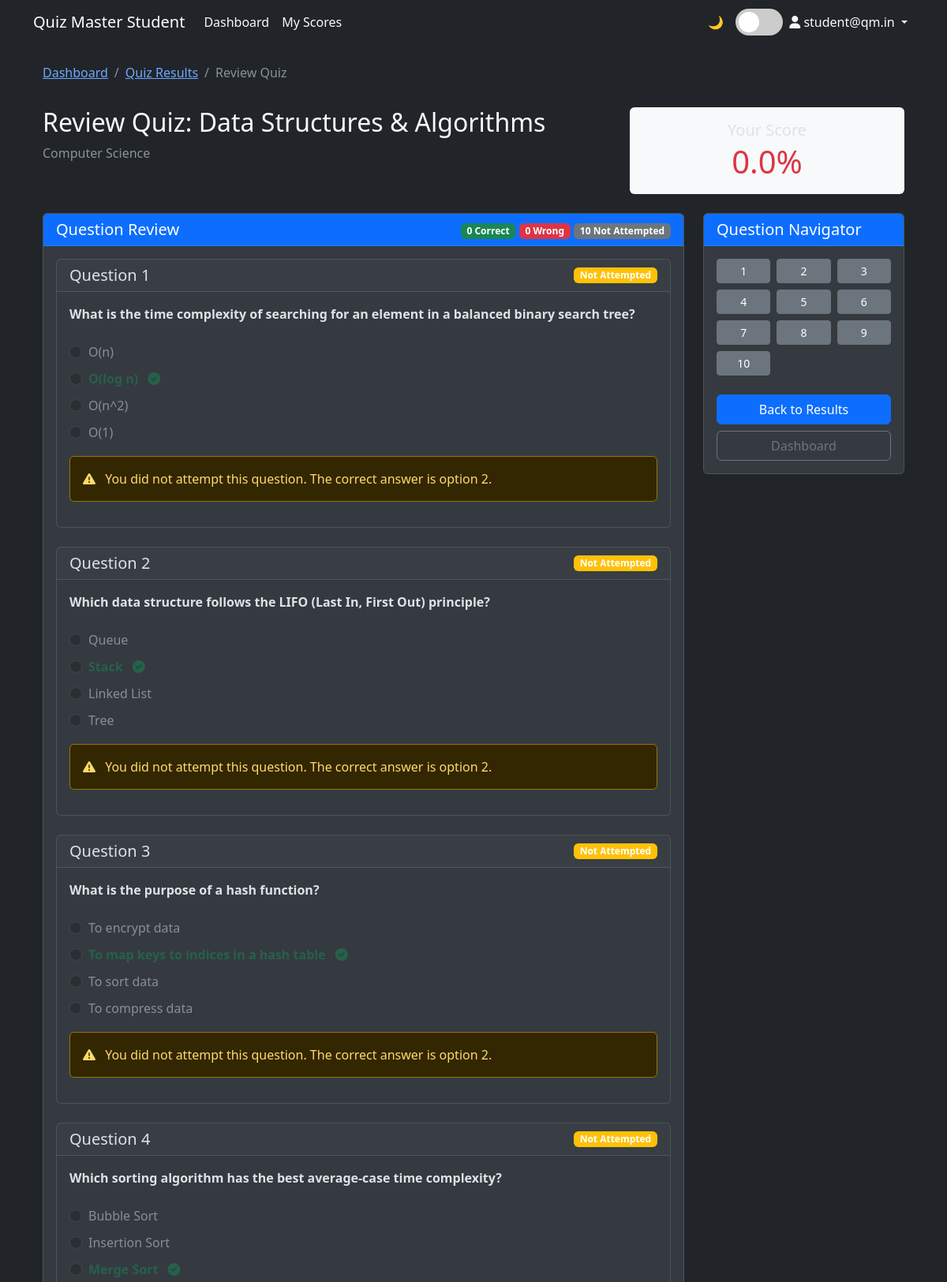
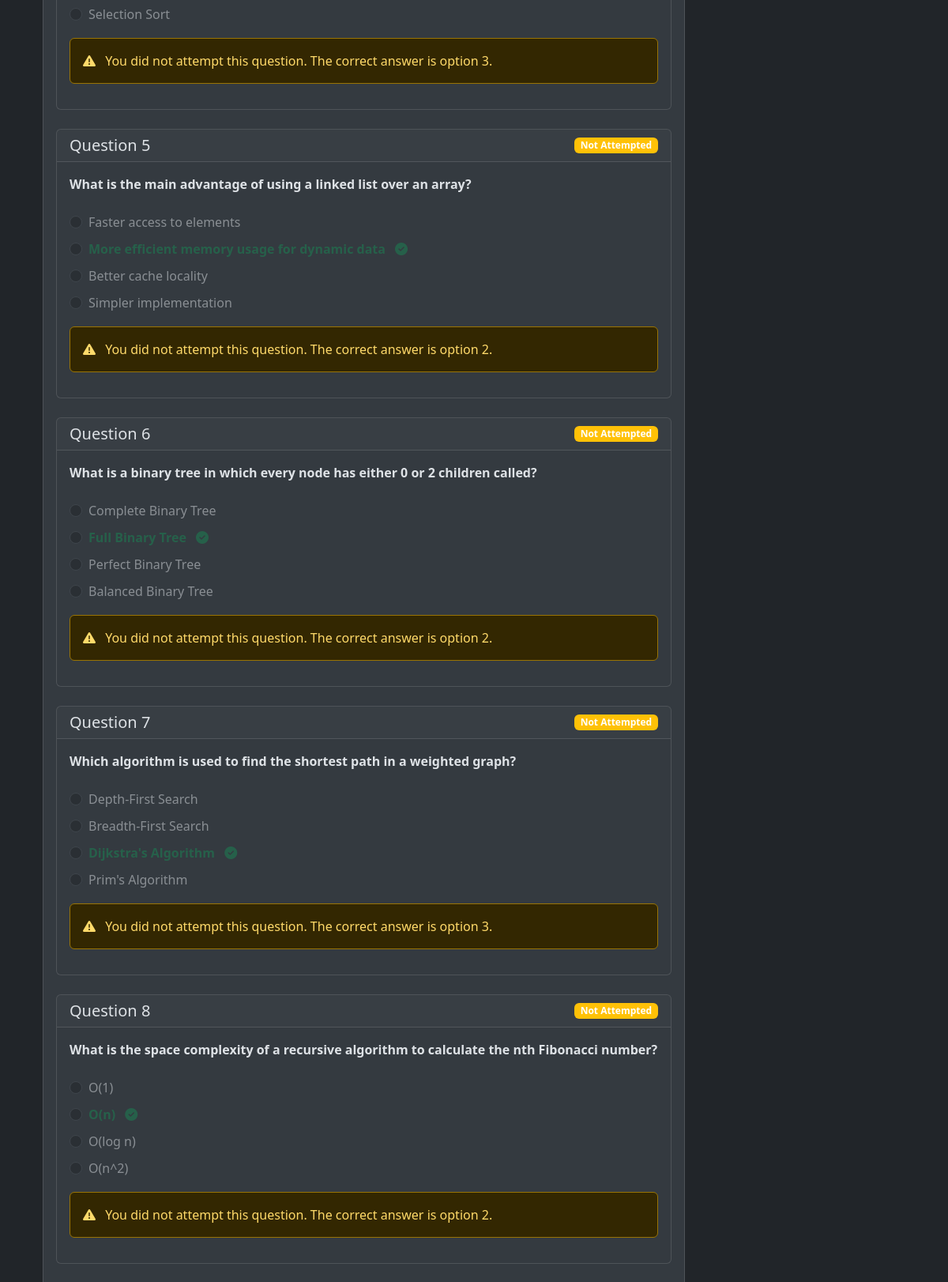
/user/quiz/1/review/1 (signed in, upper part), run on the app's committed database (2 pictures, top to bottom).
### models.py (models this page shows)
class User(UserMixin, db.Model):
    __tablename__ = 'user'
    id = db.Column(db.Integer, primary_key=True)
    email = db.Column(db.String(120), unique=True, nullable=False)
    password = db.Column(db.String(256), nullable=False)
    full_name = db.Column(db.String(100), nullable=False)
    qualification = db.Column(db.String(100), nullable=False)
    dob = db.Column(db.Date, nullable=False)
    created_at = db.Column(db.DateTime, default=get_ist_time)
    scores = db.relationship('Score', backref='user', lazy=True)

class Chapter(db.Model):
    __tablename__ = 'chapter'
    id = db.Column(db.Integer, primary_key=True)
    subject_id = db.Column(db.Integer, db.ForeignKey('subject.id'), nullable=False)
    name = db.Column(db.String(100), nullable=False)
    description = db.Column(db.Text)
    quizzes = db.relationship('Quiz', backref='chapter', lazy=True)
    __table_args__ = (db.UniqueConstraint('name'),)

class Subject(db.Model):
    __tablename__ = 'subject'
    id = db.Column(db.Integer, primary_key=True)
    name = db.Column(db.String(100), nullable=False)
    description = db.Column(db.Text)
    chapters = db.relationship('Chapter', backref='subject', lazy=True)
    __table_args__ = (db.UniqueConstraint('name'),)

class Score(db.Model):
    __tablename__ = 'score'
    id = db.Column(db.Integer, primary_key=True)
    quiz_id = db.Column(db.Integer, db.ForeignKey('quiz.id'), nullable=False)
    user_id = db.Column(db.Integer, db.ForeignKey('user.id'), nullable=False)
    time_stamp_of_attempt = db.Column(db.DateTime, default=get_ist_time)
    total_scored = db.Column(db.Float, nullable=False)  # Store as a percentage
    max_score = db.Column(db.Integer, nullable=False, default=100)  # Maximum possible score
    total_questions = db.Column(db.Integer, nullable=False, default=0)  # Total number of questions
    correct_answers = db.Column(db.Integer, nullable=False, default=0)  # Number of correct answers
    wrong_answers = db.Column(db.Integer, nullable=False, default=0)  # Number of incorrect answers
    not_attempted = db.Column(db.Integer, nullable=False, default=0)  # Number of unanswered questions

class Question(db.Model):
    __tablename__ = 'question'
    id = db.Column(db.Integer, primary_key=True)
    quiz_id = db.Column(db.Integer, db.ForeignKey('quiz.id'), nullable=False)
    question_statement = db.Column(db.Text, nullable=False)
    question_image = db.Column(db.String(255))  # Path to the image file
    option_1 = db.Column(db.Text, nullable=False)
    option_2 = db.Column(db.Text, nullable=False)
    option_3 = db.Column(db.Text, nullable=False)
    option_4 = db.Column(db.Text, nullable=False)
    correct_option = db.Column(db.Integer, nullable=False)

### routes.py (the view)
@app.route('/user/quiz/<int:quiz_id>/review/<int:score_id>')
@login_required
def review_quiz(quiz_id, score_id):
    if isinstance(current_user, Admin):
        return redirect(url_for('admin_dashboard'))
    score = Score.query.get_or_404(score_id)
    if score.user_id != current_user.id:
        flash('You do not have permission to view this score', 'danger')
        return redirect(url_for('user_dashboard'))
    quiz = Quiz.query.get_or_404(quiz_id)
    questions = Question.query.filter_by(quiz_id=quiz_id).all()
    session_answers = session.get(f'user_answers_{score.id}', {})
    user_answers = {int(k): v for k, v in session_answers.items()} if session_answers else {}
    correct_answers = 0
    wrong_answers = 0
    not_attempted = 0
    for question in questions:
        if question.id in user_answers:
            if user_answers[question.id] == question.correct_option:
                correct_answers += 1
            else:
                wrong_answers += 1
        else:
            not_attempted += 1
    return render_template('user/review_quiz.html',
                          quiz=quiz,
                          score=score,
                          questions=questions,
                          user_answers=user_answers,
                          correct_answers=correct_answers,
                          wrong_answers=wrong_answers,
                          not_attempted=not_attempted)

### templates/user/review_quiz.html (shortened to what this page needs)
{% extends "user/base_user.html" %}
{% block content %}
<div class="container">
    <div class="row mb-3">
        <div class="col">
            <nav aria-label="breadcrumb">
                <ol class="breadcrumb">
                    <li class="breadcrumb-item"><a href="{{ url_for('user_dashboard') }}">Dashboard</a></li>
                    <li class="breadcrumb-item"><a href="{{ url_for('view_score', score_id=score.id) }}">Quiz Results</a></li>
                    <li class="breadcrumb-item active">Review Quiz</li>
                </ol>
            </nav>
        </div>
    </div>
    <div class="row mb-4">
        <div class="col-md-8">
            <h2>Review Quiz: {{ quiz.chapter.name }}</h2>
            <p class="text-muted">{{ quiz.chapter.subject.name }}</p>
        </div>
        <div class="col-md-4">
            <div class="card bg-light">
                <div class="card-body text-center">
                    <h5 class="mb-1">Your Score</h5>
                    <span class="display-6
                        {{ 'text-success' if score.total_scored >= 70 else 'text-warning' if score.total_scored >= 40 else 'text-danger' }}">
                        {{ score.total_scored }}%
                    </span>
                </div>
            </div>
        </div>
    </div>
    <div class="row">
        <div class="col-md-9">
            <div class="card mb-4">
                <div class="card-header bg-primary text-white d-flex justify-content-between align-items-center">
                    <h5 class="mb-0">Question Review</h5>
                    <div>
                        <span class="badge bg-success">{{ score.correct_answers }} Correct</span>
                        <span class="badge bg-danger">{{ score.wrong_answers }} Wrong</span>
                        <span class="badge bg-secondary">{{ score.not_attempted }} Not Attempted</span>
                    </div>
                </div>
                <div class="card-body">
                    {% for question in questions %}
                    <div class="card mb-4">
                        <div class="card-header d-flex justify-content-between align-items-center">
                            <h5 class="mb-0">Question {{ loop.index }}</h5>
                            {% if question.id in user_answers %}
                                {% if user_answers[question.id] == question.correct_option %}
                                    <span class="badge bg-success">Correct</span>
                                {% else %}
                                    <span class="badge bg-danger">Wrong</span>
                                {% endif %}
                            {% else %}
                                <span class="badge bg-warning">Not Attempted</span>
                            {% endif %}
                        </div>
                        <div class="card-body">
                            <p class="fw-bold">{{ question.question_statement }}</p>
                            <div class="mt-4">
                                <div class="mb-2 d-flex align-items-center">
                                    <div class="form-check">
                                        <input class="form-check-input" type="radio" disabled
                                              {% if question.id in user_answers and user_answers[question.id] == 1 %}checked{% endif %}>
                                        <label class="form-check-label
                                               {% if question.id in user_answers and user_answers[question.id] == 1 and question.correct_option != 1 %}text-danger{% endif %}">
                                            {{ question.option_1 }}
                                        </label>
                                    </div>
                                </div>
                                <div class="mb-2 d-flex align-items-center">
                                    <div class="form-check">
                                        <input class="form-check-input" type="radio" disabled
                                              {% if question.id in user_answers and user_answers[question.id] == 2 %}checked{% endif %}>
                                        <label class="form-check-label
                                               {% if question.correct_option == 2 %}text-success fw-bold{% endif %}
                                               {% if question.id in user_answers and user_answers[question.id] == 2 and question.correct_option != 2 %}text-danger{% endif %}">
                                            {{ question.option_2 }}
                                            {% if question.correct_option == 2 %}<i class="fas fa-check-circle text-success ms-2"></i>{% endif %}
                                        </label>
                                    </div>
                                </div>
                                <div class="mb-2 d-flex align-items-center">
                                    <div class="form-check">
                                        <input class="form-check-input" type="radio" disabled
                                              {% if question.id in user_answers and user_answers[question.id] == 3 %}checked{% endif %}>
                                        <label class="form-check-label
                                               {% if question.correct_option == 3 %}text-success fw-bold{% endif %}
                                               {% if question.id in user_answers and user_answers[question.id] == 3 and question.correct_option != 3 %}text-danger{% endif %}">
                                            {{ question.option_3 }}
                                            {% if question.correct_option == 3 %}<i class="fas fa-check-circle text-success ms-2"></i>{% endif %}
                                        </label>
                                    </div>
                                </div>
                                <div class="mb-2 d-flex align-items-center">
                                    <div class="form-check">
                                        <input class="form-check-input" type="radio" disabled
                                              {% if question.id in user_answers and user_answers[question.id] == 4 %}checked{% endif %}>
                                        <label class="form-check-label
                                               {% if question.id in user_answers and user_answers[question.id] == 4 and question.correct_option != 4 %}text-danger{% endif %}">
                                            {{ question.option_4 }}
                                        </label>
                                    </div>
                                </div>
                            </div>
                            {% if question.id not in user_answers %}
                            <div class="alert alert-warning mt-3">
                                <i class="fas fa-exclamation-triangle me-2"></i> You did not attempt this question. The correct answer is option {{ question.correct_option }}.
                            </div>
                            {% elif user_answers[question.id] != question.correct_option %}
                            <div class="alert alert-info mt-3">
                                <i class="fas fa-info-circle me-2"></i> The correct answer is option {{ question.correct_option }}.
                            </div>
                            {% endif %}
                        </div>
                    </div>
                    {% endfor %}
                </div>
            </div>
        </div>
        <div class="col-md-3">
            <div class="card mb-4 sticky-top" style="top: 20px;">
                <div class="card-header bg-primary text-white">
                    <h5 class="mb-0">Question Navigator</h5>
                </div>
                <div class="card-body">
                    <div class="row row-cols-3 g-2">
                        {% for question in questions %}
                        {% set user_answer = user_answers.get(question.id, none) %}
                        {% set is_correct = user_answer and user_answer == question.correct_option %}
                        {% set is_attempted = user_answer is not none %}
                        <div class="col">
                            <button type="button"
                                class="btn btn-sm w-100
                                    {{ 'btn-success' if is_correct else 'btn-danger' if is_attempted else 'btn-secondary' }}"
                                data-bs-toggle="collapse"
                                data-bs-target="#collapse{{ question.id }}">
                                {{ loop.index }}
                            </button>
                        </div>
                        {% endfor %}
                    </div>
                    <div class="d-grid gap-2 mt-4">
                        <a href="{{ url_for('view_score', score_id=score.id) }}" class="btn btn-primary">
                            Back to Results
                        </a>
                        <a href="{{ url_for('user_dashboard') }}" class="btn btn-outline-secondary">
                            Dashboard
                        </a>
                    </div>
                </div>
            </div>
        </div>
    </div>
</div>
{% endblock %}

### templates/user/base_user.html (shortened to what this page needs)
<!DOCTYPE html>
<html lang="en" data-bs-theme="dark" id="html-element">
<head>
    <link rel="stylesheet" href="https://cdn.jsdelivr.net/npm/bootstrap@5.3.0/dist/css/bootstrap.min.css">
    <link rel="stylesheet" href="https://cdnjs.cloudflare.com/ajax/libs/font-awesome/6.4.2/css/all.min.css">
    <link href="{{ url_for('static', filename='css/quiz.css') }}" rel="stylesheet">
</head>
<body>
    <nav class="navbar navbar-expand-lg" id="main-navbar">
        <div class="container">
            <a class="navbar-brand" href="{{ url_for('user_dashboard') }}">Quiz Master Student</a>
            <div class="collapse navbar-collapse" id="navbarNav">
                <ul class="navbar-nav">
                    <li class="nav-item">
                        <a class="nav-link" href="{{ url_for('user_dashboard') }}">Dashboard</a>
                    </li>
                    <li class="nav-item">
                        <a class="nav-link" href="#">My Scores</a>
                    </li>
                </ul>
                <ul class="navbar-nav ms-auto">
                    <li class="nav-item d-flex align-items-center">
                        <span class="theme-icon" id="theme-icon">🌙</span>
                        <label class="theme-switch">
                            <span class="slider"></span>
                        </label>
                    </li>
                    <li class="nav-item dropdown">
                        <a class="nav-link dropdown-toggle" href="#" id="userDropdown" role="button" data-bs-toggle="dropdown" aria-expanded="false">
                            <i class="fas fa-user"></i> {{ current_user.full_name }}
                        </a>
                    </li>
                </ul>
            </div>
        </div>
    </nav>
    <div class="container mt-4">
        {% block content %}{% endblock %}
    </div>
</body>
</html>

### data on the page
User: full_name "student@qm.in"
Chapter: chapter.name "Data Structures & Algorithms"
Subject: chapter.subject.name "Computer Science"
Score: total_scored "0.0", correct_answers "0", wrong_answers "0", not_attempted "10"
Question: shows "Not Attempted", question_statement "What is the time complexity of searching for an element in a balanced binary search tree?", option_1 "O(n)", option_2 "O(log n)", option_3 "O(n^2)", option_4 "O(1)", correct_option "2"
Question: shows "Not Attempted", question_statement "Which data structure follows the LIFO (Last In, First Out) principle?", option_1 "Queue", option_2 "Stack", option_3 "Linked List", option_4 "Tree", correct_option "2"
Question: shows "Not Attempted", question_statement "What is the purpose of a hash function?", option_1 "To encrypt data", option_2 "To map keys to indices in a hash table", option_3 "To sort data", option_4 "To compress data", correct_option "2"
Question: shows "Not Attempted", question_statement "Which sorting algorithm has the best average-case time complexity?", option_1 "Bubble Sort", option_2 "Insertion Sort", option_3 "Merge Sort", option_4 "Selection Sort", correct_option "3"
Question: shows "Not Attempted", question_statement "What is the main advantage of using a linked list over an array?", option_1 "Faster access to elements", option_2 "More efficient memory usage for dynamic data", option_3 "Better cache locality", option_4 "Simpler implementation", correct_option "2"
Question: shows "Not Attempted", question_statement "What is a binary tree in which every node has either 0 or 2 children called?", option_1 "Complete Binary Tree", option_2 "Full Binary Tree", option_3 "Perfect Binary Tree", option_4 "Balanced Binary Tree", correct_option "2"
Question: shows "Not Attempted", question_statement "Which algorithm is used to find the shortest path in a weighted graph?", option_1 "Depth-First Search", option_2 "Breadth-First Search", option_3 "Dijkstra's Algorithm", option_4 "Prim's Algorithm", correct_option "3"
Question: shows "Not Attempted", question_statement "What is the space complexity of a recursive algorithm to calculate the nth Fibonacci number?", option_1 "O(1)", option_3 "O(log n)", option_4 "O(n^2)", correct_option "2"
